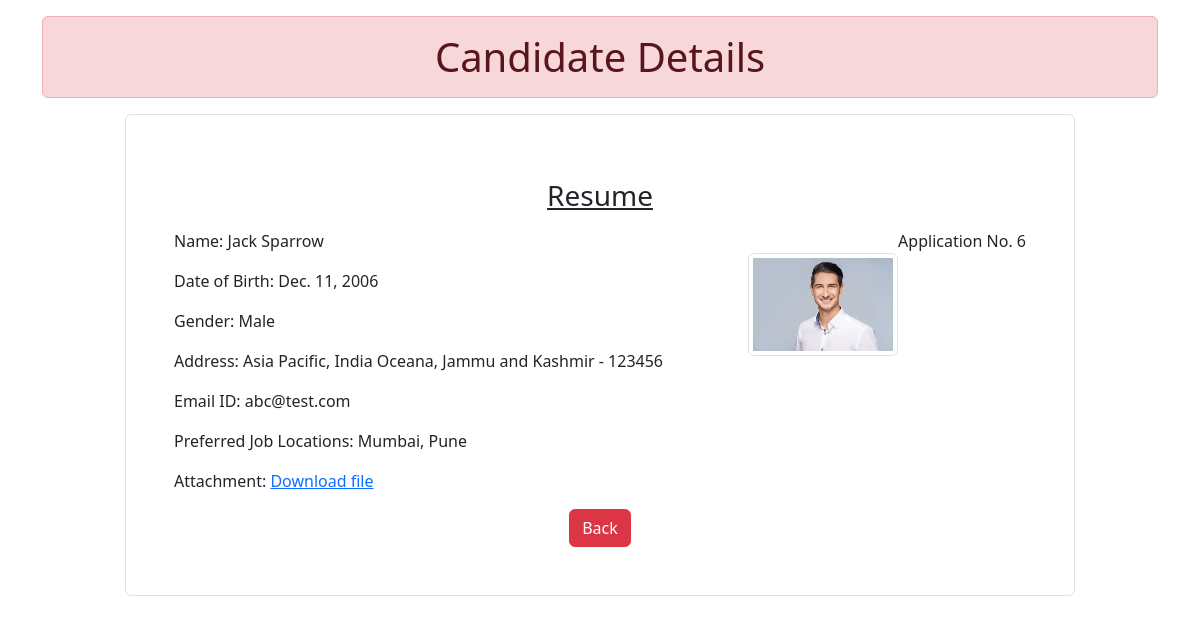
Page /6 on the committed database.
### app/models.py (models this page shows)
class Resume(models.Model):
	name = models.CharField(max_length=50)
	dob = models.DateField(auto_now=False, auto_now_add=False)
	gender = models.CharField(max_length=15)
	locality = models.CharField(max_length=100)
	city = models.CharField(max_length=100)
	pin = models.PositiveIntegerField()
	state = models.CharField(choices=STATE_CHOICES, max_length=50)
	mobile = models.PositiveIntegerField()
	email = models.EmailField()
	job_city = models.CharField(max_length=100)
	profile_img = models.ImageField(upload_to='profile_images')
	file = models.FileField(upload_to='docs')

### app/views.py (the view)
# urls.py: path('<int:pk>', views.Candidate.as_view(), name='candidate'),
class Candidate(View):
	def get(self, request, pk):
		candidate = Resume.objects.get(id=pk)
		return render(request, 'app/candidate.html', {'candidate':candidate})

### app/templatetags/my_filter.py (called while the page is built)
@register.filter(name='remove_special')
def remove_chars(value, args):
	for character in args:
		value = value.replace(character, '')
	return value

### app/templates/app/candidate.html (shortened to what this page needs)
{% extends 'app/base.html' %}
{% load my_filter %}
{% block content %}
	<div class="container">
		<h1 class="alert alert-danger text-center mt-3">Candidate Details</h1>
		<div class="row">
			<div class="col-sm-10 offset-1 border rounded  p-5">
				<h3 class="text-center m-3"><u>Resume</u></h3>
				<p class="float-end">Application No. {{candidate.id}}</p>
				<img src="{{candidate.profile_img.url}}" alt="profile" class="img-fluid img-thumbnail float-end mt-4" width="150", height="150">
				<p>Name: {{candidate.name}}</p>
				<p>Date of Birth: {{candidate.dob}}</p>
				<p>Gender: {{candidate.gender}}</p>
				<p>Address: {{candidate.locality}}, {{candidate.city}}, {{candidate.state}} - {{candidate.pin}}</p>
				<p>Email ID: {{candidate.email}}</p>
				<p>Preferred Job Locations: {{candidate.job_city | remove_special:"[]'"}}</p>
				<p>Attachment: <a href="{{candidate.file.url}}">Download file</a></p>
				<div class="text-center">
				<a href="/" class="btn btn-danger">Back</a>
			</div>
			</div>
		</div>
	</div>
{% endblock content %}

### rows in the picture
Resume: id "6", profile_img (placeholder picture), name "Jack Sparrow", dob "Dec. 11, 2006", gender "Male", locality "Asia Pacific", city "India Oceana", state "Jammu and Kashmir", pin "123456", email "abc@test.com", job_city|remove_special "Mumbai, Pune"
